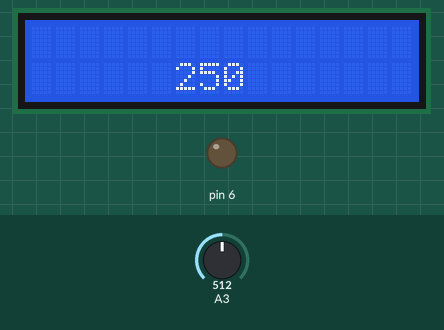
Simulated run of this sketch. Board: Arduino Uno, built with avr-gcc and run on an emulated ATmega328P. Parts: 16×2 character LCD, output pins drawn as LEDs (lit = HIGH). Inputs (shaded band) come from the test bench; at power-on: A3 = 512. What the sketch prints to the serial monitor is not drawn.

Above: at 1.6 s.
1.7 s: A3 set to 716
At 3.2 s:
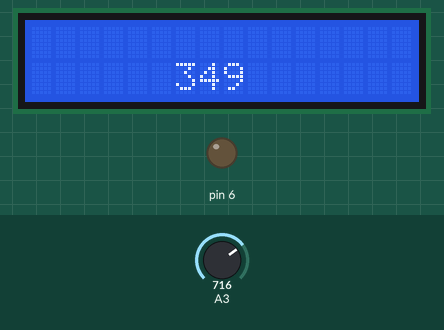
3.5 s: A3 set to 900
At 4.9 s:
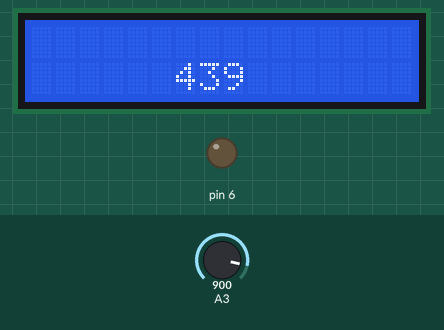
5.6 s: A3 set to 1023
At 7.5 s:
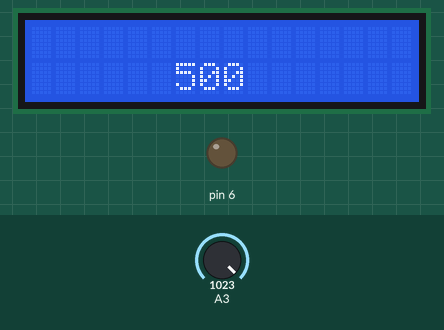
Timing chart, 0 to 9.0 s (numbered marks = the images above; inputs shaded):
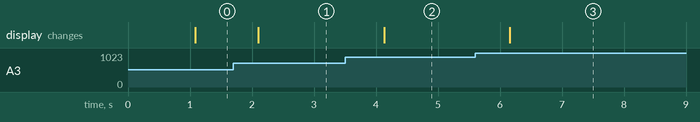

The sketch:

controltemp.ino
```cpp
//controltemp.ino


#include <Wire.h>
#include <LiquidCrystal_I2C.h>
LiquidCrystal_I2C lcd (0x27, 16, 2);


int h0=0,j0=1,j,j1,h,h1,o2,k,q,le,tem;
double kp=.5,ki=.001,kd=.2;
unsigned long currentTime, previousTime;
double elapsedTime,error, lastError,input, output, setPoint, cumError, rateError;
bool edo;
int	Ve=30;


void setup(){
	Wire.begin();
    lcd.begin(16, 2);
    lcd.clear();
    lcd.backlight();
    lcd.setCursor(2,0);
	pinMode(6,OUTPUT);
	Serial.begin(9600);
}


void loop(){

	setPoint=Ve;
	for(q=1;q<21;q++){
		le=(analogRead(3)*500.0)/1023.0;
		input=le;
		output=computePID(input);
		o2=output;
		if(o2>255){
			o2=255;
		}
		else if(o2<0){
			o2=0;
		}
		analogWrite(o2,6);
		delay(50);
		Serial.println("");
	}
	delay(5);
	lcd.setCursor(6, 1);
    lcd.print(le);
    Serial.println(o2);
}


double computePID(double inp){
	currentTime = millis();
	elapsedTime = (double)(currentTime - previousTime);
	error = setPoint - inp;
	cumError += error * elapsedTime;
	rateError = (error - lastError)/elapsedTime;
	double out = kp*error + ki*cumError + kd*rateError;
	lastError = error;
	previousTime = currentTime;
	return out;
}
```

Measured:
- after the input at 1.7 s, the display: changes after 0.40 s (image 1)
- after the input at 3.5 s, the display: changes after 0.63 s (image 2)
- after the input at 5.6 s, the display: changes after 0.56 s (image 3)
